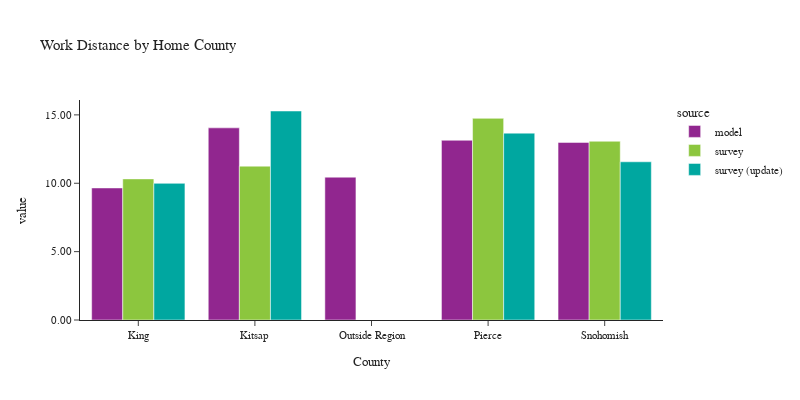

This figure's notebook cell:
### Code cell
plot_work_location(df_workers, 'CountyName_home', 'Home County', 'County')

### Figure 1 — Plotly figure (JSON) as saved in the notebook; plotly's stock layout.template omitted (floating-point values rounded to 4 significant figures)
{"data": [{"alignmentgroup": "True", "customdata": [[1259680], [120477], [1], [410795], [432115]], "hovertemplate": "source=model<br>CountyName_home=%{x}<br>value=%{y}<br>sample count=%{customdata[0]}<extra></extra>", "legendgroup": "model", "marker": {"color": "#91268F", "pattern": {"shape": ""}}, "name": "model", "offsetgroup": "model", "orientation": "v", "showlegend": true, "textposition": "auto", "type": "bar", "x": ["King", "Kitsap", "Outside Region", "Pierce", "Snohomish"], "xaxis": "x", "y": [9.658, 14.05, 10.45, 13.14, 12.99], "yaxis": "y"}, {"alignmentgroup": "True", "customdata": [[2009], [125], [286], [272]], "hovertemplate": "source=survey<br>CountyName_home=%{x}<br>value=%{y}<br>sample count=%{customdata[0]}<extra></extra>", "legendgroup": "survey", "marker": {"color": "#8CC63E", "pattern": {"shape": ""}}, "name": "survey", "offsetgroup": "survey", "orientation": "v", "showlegend": true, "textposition": "auto", "type": "bar", "x": ["King", "Kitsap", "Pierce", "Snohomish"], "xaxis": "x", "y": [10.32, 11.25, 14.75, 13.07], "yaxis": "y"}, {"alignmentgroup": "True", "customdata": [[2118], [129], [295], [280]], "hovertemplate": "source=survey (update)<br>CountyName_home=%{x}<br>value=%{y}<br>sample count=%{customdata[0]}<extra></extra>", "legendgroup": "survey (update)", "marker": {"color": "#00A7A0", "pattern": {"shape": ""}}, "name": "survey (update)", "offsetgroup": "survey (update)", "orientation": "v", "showlegend": true, "textposition": "auto", "type": "bar", "x": ["King", "Kitsap", "Pierce", "Snohomish"], "xaxis": "x", "y": [9.995, 15.28, 13.67, 11.57], "yaxis": "y"}], "layout": {"barmode": "group", "font": {"size": 11}, "height": 400, "legend": {"title": {"text": "source"}, "tracegroupgap": 0}, "title": {"text": "Work Distance by Home County"}, "width": 800, "xaxis": {"anchor": "y", "domain": [0.0, 1.0], "title": {"text": "County"}}, "yaxis": {"anchor": "x", "domain": [0.0, 1.0], "tickformat": ".2f", "title": {"text": "value"}}}}
